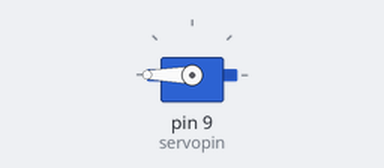
Simulated run of this sketch. Board: Arduino Uno, built with avr-gcc and run on an emulated ATmega328P. On the bench: servo.

Above: at 0.05 s.
Timing chart, 0 to 4.6 s (numbered marks = the images above):
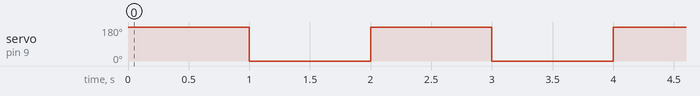

The sketch:

basic.ino
```cpp
/* 0 - 180 degrees rotation
connect servo's signal pin to 9
*/

#include <Servo.h>
Servo servo;
int servopin = 9;


void setup() {
  servo.attach(servopin);
}
void loop() {
  servo.write(180); // go to 180 degrees
  delay(1000); // delay for 1 minuite
  servo.write(0); // go to 0 degrees
  delay(1000); // delay for 1 minuite
}
```

Measured:
- by itself, servo on pin 9 (servopin): alternates 180° for 1.0 s and 0° for 1.0 s
